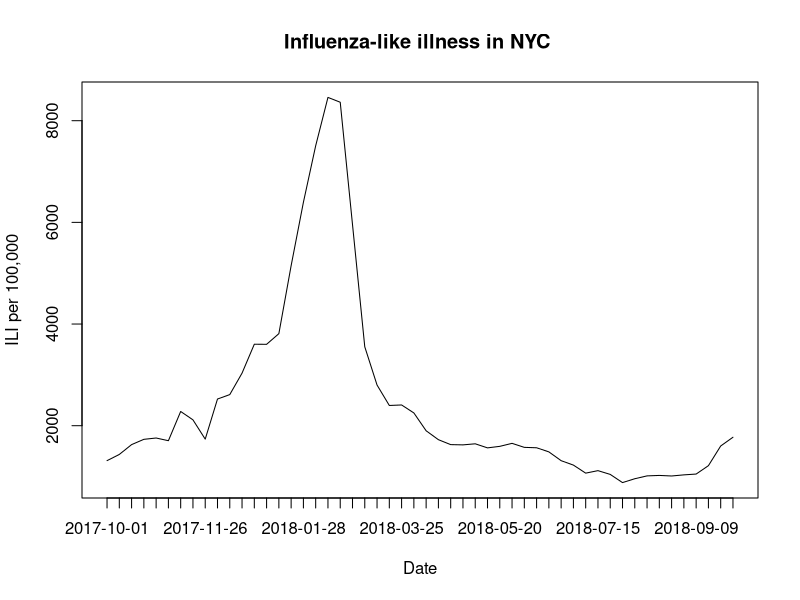
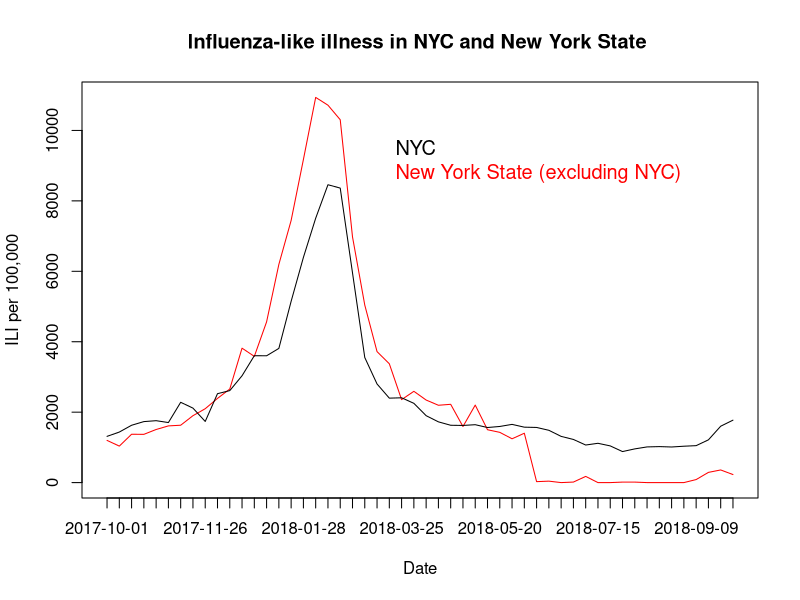
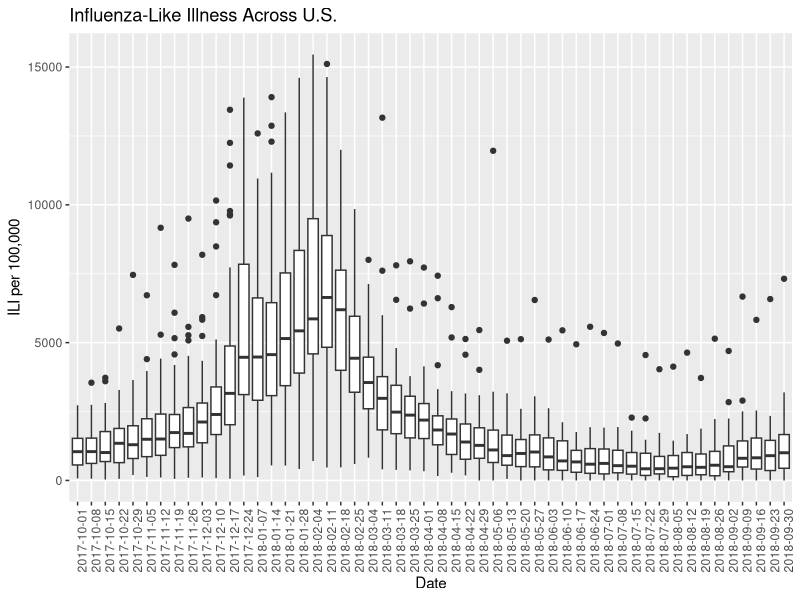

Write R code to recreate these figures, in order.
## ---- chunk 1
library(tidyverse)
## ---- chunk 2
ili = read.csv('./da_ILINet.csv')
## ---- chunk 3
names(ili)

ili[2, 'Massachusetts']

ili[2, 6]
ili %>% 
  slice(2) %>% 
  select(6)

ili[30, 5:14]
ili %>% 
  slice(30) %>% 
  select(5:14)

ili[, 5]
ili %>% 
  select(5)

ili[36, 'New.York.City']
ili %>% 
  slice(36) %>% 
  select('New.York.City')

ili[order(ili$'New.York.City', decreasing = T),] %>% 
  select('New.York.City', Date)
## ---- chunk 4
plot(ili$New.York.City, type='l', lty=1, main='Influenza-like illness in NYC ', xaxt='n', xlab='Date', ylab='ILI per 100,000')
axis(1, at=1:nrow(ili), labels = ili$Date) 
## ---- chunk 5
plot(ili$New.York, col = 'red', type='l', lty=1, main='Influenza-like illness in NYC and New York State ', xaxt='n', xlab='Date', ylab='ILI per 100,000')
lines(ili$New.York.City)
axis(1, at=1:nrow(ili), labels = ili$Date)
legend('topright',
  legend = c("NYC", "New York State (excluding NYC)"), 
  col = c('black', 'red'),
  pch = c(NA,NA), 
  bty = "n", 
  pt.cex = 2, 
  cex = 1.2, 
  text.col = c("black", 'red'), 
  horiz = F , 
  inset = c(0.1, 0.1))
## ---- chunk 6
ili %>% 
  gather(key = location, value = ili_cases, Alabama:Wyoming) %>% 
  ggplot(aes(x = Date, y = ili_cases)) +
  geom_boxplot() +
  theme(legend.position = 'none', axis.text.x = element_text(angle = 90, hjust = 1)) +
  labs(
    title = 'Influenza-Like Illness Across U.S.',
    y = 'ILI per 100,000'
  )
## ---- chunk 7
quad_eq = function(a, b, c){
  x1 = (-b + sqrt(b^2 - 4*a*c)) / (2*a)
  x2 = (-b - sqrt(b^2 - 4*a*c)) / (2*a)
  quad_eq = c(x1, x2)
}

a = quad_eq(2, 10, 3)
a

b = quad_eq(5, -6, 1)
b
